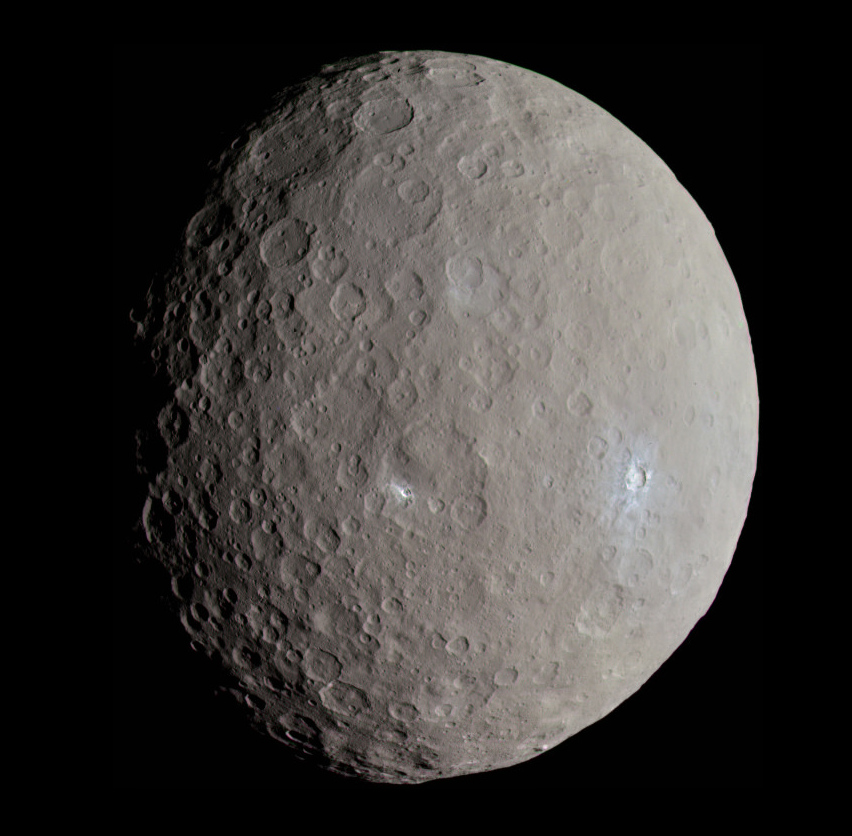
#> input picture assets/db_pictures/test_pic.jpg, 852 x 836 px
$ python 6_level_converter.py ../../assets/db_pictures/test_pic.jpg out.png
#> lines starting #> are read from the running program, lines starting #| are printed output that depends on the picture
#> in main, img is the input picture: PIL image 852x836 RGB; mean R, G, B 59.2, 56.5, 54.4
#!/usr/bin/env python3
"""
Converts an equirectangular texture to a quantized grayscale image.
Uses histogram equalization to spread values evenly across all levels.

Usage:
    python texture_prepare.py input.jpg output.png
    python texture_prepare.py input.jpg output.png --levels 6
    python texture_prepare.py input.jpg output.png --levels 4 --no-equalize
"""

import argparse
import numpy as np
from PIL import Image, ImageOps


def quantize(image: Image.Image, num_levels: int, equalize: bool) -> Image.Image:
#> called with num_levels = 16, equalize = True
    gray = image.convert("L")
    if equalize:
        gray = ImageOps.equalize(gray)
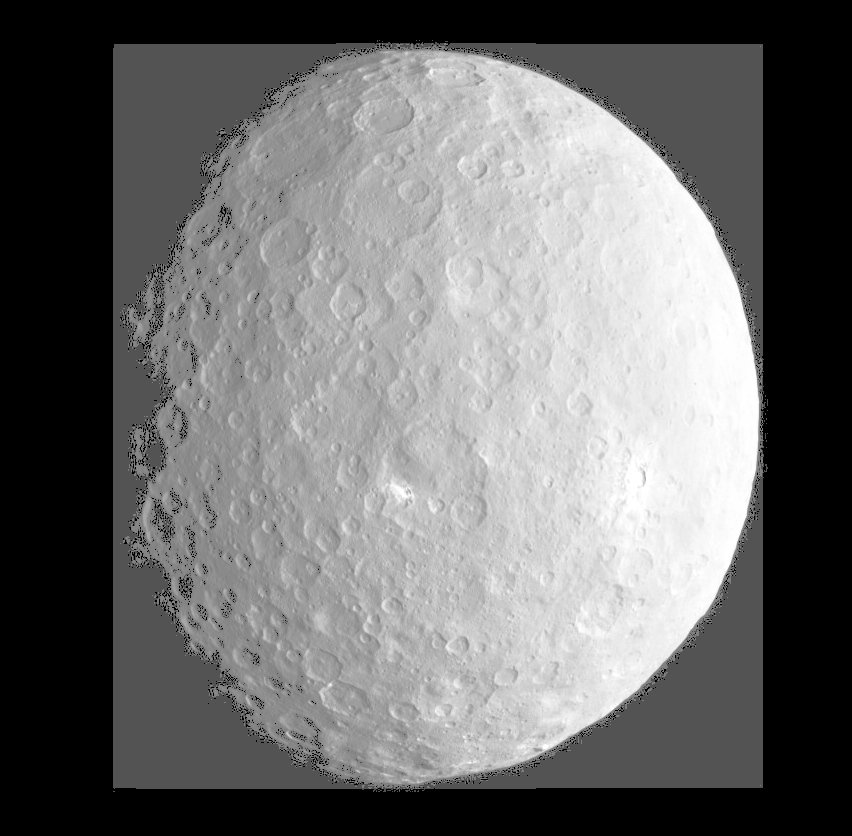
#> gray: PIL image 852x836 L; min 0, max 255, mean 110.1
    arr = np.array(gray, dtype=np.float64)
    levels = np.linspace(0, 255, num_levels).astype(np.float64)
    indices = np.abs(arr[:, :, None] - levels[None, None, :]).argmin(axis=2)
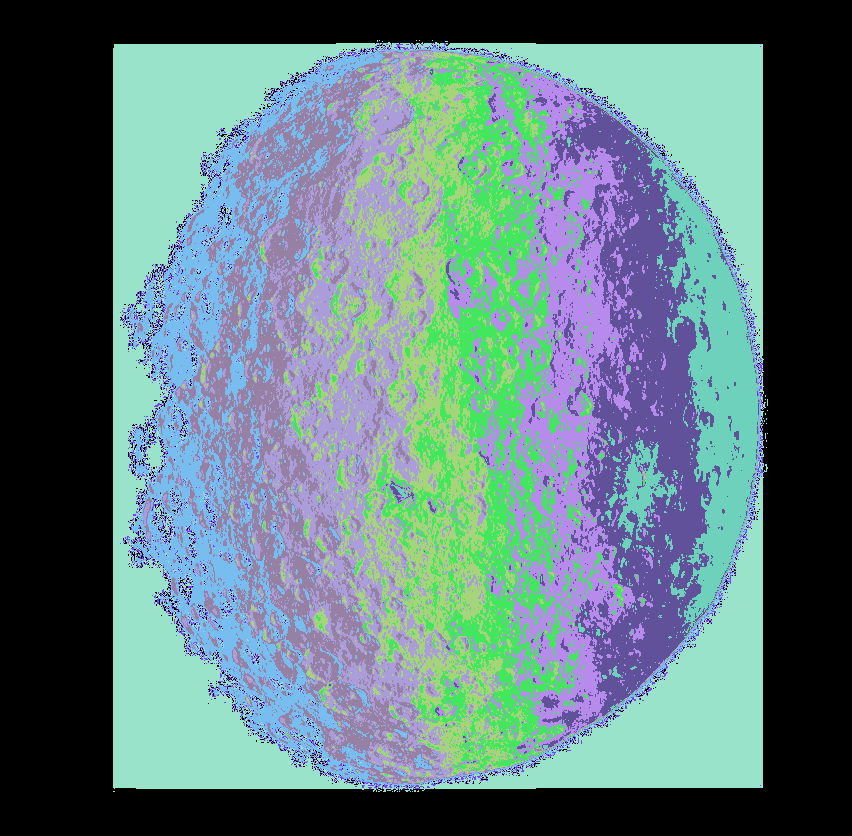
#> indices: shape (836, 852) int64; 11 distinct labels, from 0 to 15; one colour per label, 0 black
    result = levels[indices].astype(np.uint8)
    return Image.fromarray(result, "L")


def main():
    parser = argparse.ArgumentParser(description="Prepare planet texture for 1-bit shader")
    parser.add_argument("input", help="Input texture (any format)")
    parser.add_argument("output", help="Output path (.png)")
    parser.add_argument("--levels", type=int, default=16, help="Number of gray levels (default: 6)")
    parser.add_argument("--no-equalize", action="store_true", help="Skip histogram equalization")
    args = parser.parse_args()

    img = Image.open(args.input)
    result = quantize(img, args.levels, not args.no_equalize)
    result.save(args.output)

    unique = np.unique(np.array(result))
#> unique = [0, 85, 119, 136, 153, 170, 187, 204, 221, 238, 255]
    print(f"{args.input} -> {result.size[0]}x{result.size[1]}, {len(unique)} levels: {unique.tolist()}")
#| ../../assets/db_pictures/test_pic.jpg -> 852x836, 11 levels: [0, 85, 119, 136, 153, 170, 187, 204, 221, 238, 255]


if __name__ == "__main__":
    main()
